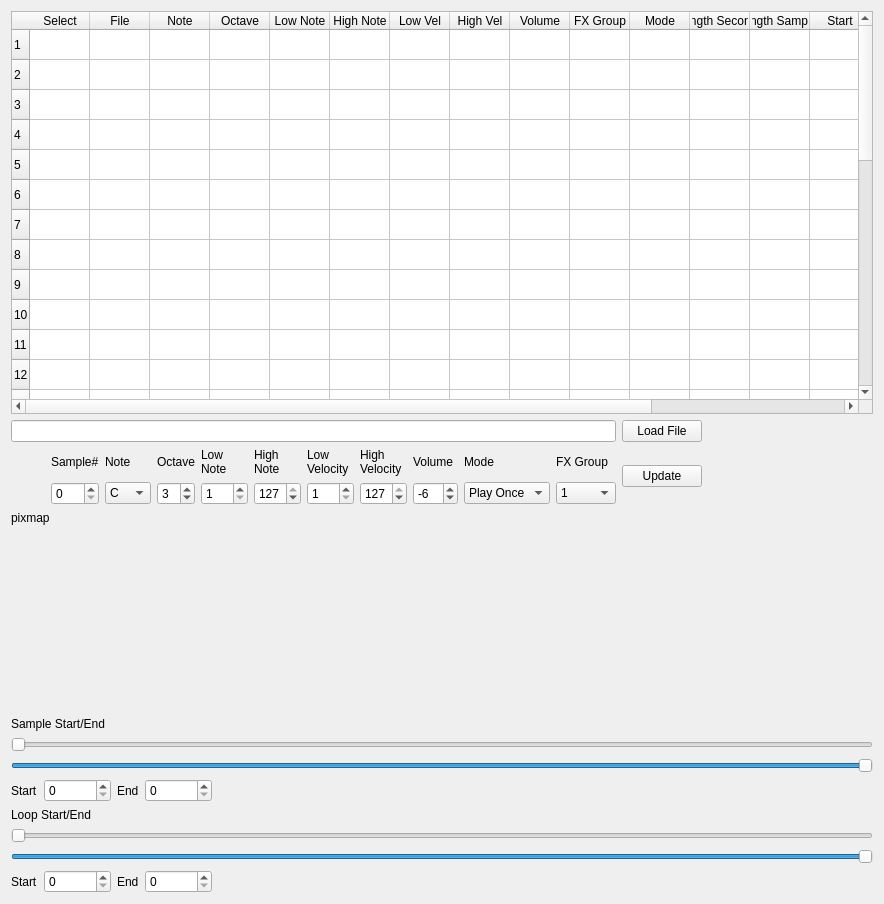
          <widget class="QWidget" name="scrollAreaWidgetContents">
           <property name="geometry">
            <rect>
             <x>0</x>
             <y>0</y>
             <width>884</width>
             <height>904</height>
            </rect>
           </property>
           <layout class="QHBoxLayout" name="horizontalLayout">
            <item>
             <layout class="QVBoxLayout" name="verticalLayout_20">
              <item>
               <widget class="QTableWidget" name="m_sample_table">
                <property name="minimumSize">
                 <size>
                  <width>0</width>
                  <height>300</height>
                 </size>
                </property>
                <property name="maximumSize">
                 <size>
                  <width>1920</width>
                  <height>800</height>
                 </size>
                </property>
                <property name="rowCount">
                 <number>32</number>
                </property>
                <attribute name="horizontalHeaderCascadingSectionResizes">
                 <bool>true</bool>
                </attribute>
                <attribute name="horizontalHeaderDefaultSectionSize">
                 <number>60</number>
                </attribute>
                <attribute name="horizontalHeaderMinimumSectionSize">
                 <number>42</number>
                </attribute>
                <attribute name="horizontalHeaderStretchLastSection">
                 <bool>true</bool>
                </attribute>
                <row/>
                <row/>
                <row/>
                <row/>
                <row/>
                <row/>
                <row/>
                <row/>
                <row/>
                <row/>
                <row/>
                <row/>
                <row/>
                <row/>
                <row/>
                <row/>
                <row/>
                <row/>
                <row/>
                <row/>
                <row/>
                <row/>
                <row/>
                <row/>
                <row/>
                <row/>
                <row/>
                <row/>
                <row/>
                <row/>
                <row/>
                <row/>
                <column>
                 <property name="text">
                  <string>Select</string>
                 </property>
                </column>
                <column>
                 <property name="text">
                  <string>File</string>
                 </property>
                </column>
                <column>
                 <property name="text">
                  <string>Note</string>
                 </property>
                </column>
                <column>
                 <property name="text">
                  <string>Octave</string>
                 </property>
                </column>
                <column>
                 <property name="text">
                  <string>Low Note</string>
                 </property>
                </column>
                <column>
                 <property name="text">
                  <string>High Note</string>
                 </property>
                </column>
                <column>
                 <property name="text">
                  <string>Low Vel</string>
                 </property>
                </column>
                <column>
                 <property name="text">
                  <string>High Vel</string>
                 </property>
                </column>
                <column>
                 <property name="text">
                  <string>Volume</string>
                 </property>
                </column>
                <column>
                 <property name="text">
                  <string>FX Group</string>
                 </property>
                </column>
                <column>
                 <property name="text">
                  <string>Mode</string>
                 </property>
                </column>
                <column>
                 <property name="text">
                  <string>Length Seconds</string>
                 </property>
                </column>
                <column>
                 <property name="text">
                  <string>Length Samples</string>
                 </property>
                </column>
                <column>
                 <property name="text">
                  <string>Start</string>
                 </property>
                </column>
                <column>
                 <property name="text">
                  <string>End</string>
                 </property>
                </column>
                <column>
                 <property name="text">
                  <string>Loop Start</string>
                 </property>
                </column>
                <column>
                 <property name="text">
                  <string>Loop End</string>
                 </property>
                </column>
               </widget>
              </item>
              <item>
               <layout class="QHBoxLayout" name="horizontalLayout_16">
                <item>
                 <layout class="QVBoxLayout" name="verticalLayout_21">
                  <item>
                   <layout class="QHBoxLayout" name="horizontalLayout_17">
                    <item>
                     <widget class="QLineEdit" name="m_file_path">
                      <property name="readOnly">
                       <bool>true</bool>
                      </property>
                     </widget>
                    </item>
                    <item>
                     <widget class="QPushButton" name="m_load_sample">
                      <property name="text">
                       <string>Load File</string>
                      </property>
                     </widget>
                    </item>
                   </layout>
                  </item>
                  <item>
                   <layout class="QHBoxLayout" name="horizontalLayout_18">
                    <item>
                     <spacer name="horizontalSpacer_9">
                      <property name="orientation">
                       <enum>Qt::Horizontal</enum>
                      </property>
                      <property name="sizeHint" stdset="0">
                       <size>
                        <width>40</width>
                        <height>20</height>
                       </size>
                      </property>
                     </spacer>
                    </item>
                    <item>
                     <layout class="QGridLayout" name="gridLayout_6">
                      <item row="2" column="3">
                       <widget class="QSpinBox" name="m_lnote">
                        <property name="minimum">
                         <number>1</number>
                        </property>
                        <property name="maximum">
                         <number>127</number>
                        </property>
                       </widget>
                      </item>
                      <item row="1" column="0">
                       <widget class="QLabel" name="m_sample_numLabel_6">
                        <property name="text">
                         <string>Sample#</string>
                        </property>
                       </widget>
                      </item>
                      <item row="1" column="7">
                       <widget class="QLabel" name="m_hvelLabel_10">
                        <property name="text">
                         <string>Volume</string>
                        </property>
                       </widget>
                      </item>
                      <item row="1" column="3">
                       <widget class="QLabel" name="m_lnoteLabel_5">
                        <property name="text">
                         <string>&lt;html&gt;&lt;head/&gt;&lt;body&gt;&lt;p&gt;Low&lt;br /&gt;Note&lt;/p&gt;&lt;/body&gt;&lt;/html&gt;</string>
                        </property>
                       </widget>
                      </item>
                      <item row="2" column="7">
                       <widget class="QSpinBox" name="m_sample_vol">
                        <property name="minimum">
                         <number>-50</number>
                        </property>
                        <property name="maximum">
                         <number>36</number>
                        </property>
                        <property name="value">
                         <number>-6</number>
                        </property>
                       </widget>
                      </item>
                      <item row="2" column="1">
                       <widget class="QComboBox" name="m_note">
                        <property name="currentIndex">
                         <number>0</number>
                        </property>
                        <property name="maxVisibleItems">
                         <number>12</number>
                        </property>
                        <item>
                         <property name="text">
                          <string>C</string>
                         </property>
                        </item>
                        <item>
                         <property name="text">
                          <string>C#</string>
                         </property>
                        </item>
                        <item>
                         <property name="text">
                          <string>D</string>
                         </property>
                        </item>
                        <item>
                         <property name="text">
                          <string>D#</string>
                         </property>
                        </item>
                        <item>
                         <property name="text">
                          <string>E</string>
                         </property>
                        </item>
                        <item>
                         <property name="text">
                          <string>F</string>
                         </property>
                        </item>
                        <item>
                         <property name="text">
                          <string>F#</string>
                         </property>
                        </item>
                        <item>
                         <property name="text">
                          <string>G</string>
                         </property>
                        </item>
                        <item>
                         <property name="text">
                          <string>G#</string>
                         </property>
                        </item>
                        <item>
                         <property name="text">
                          <string>A</string>
                         </property>
                        </item>
                        <item>
                         <property name="text">
                          <string>A#</string>
                         </property>
                        </item>
                        <item>
                         <property name="text">
                          <string>B</string>
                         </property>
                        </item>
                       </widget>
                      </item>
                      <item row="2" column="5">
                       <widget class="QSpinBox" name="m_lvel">
                        <property name="minimum">
                         <number>1</number>
                        </property>
                        <property name="maximum">
                         <number>127</number>
                        </property>
                       </widget>
                      </item>
                      <item row="2" column="4">
                       <widget class="QSpinBox" name="m_hnote">
                        <property name="minimum">
                         <number>1</number>
                        </property>
                        <property name="maximum">
                         <number>127</number>
                        </property>
                        <property name="value">
                         <number>127</number>
                        </property>
                       </widget>
                      </item>
                      <item row="1" column="1">
                       <widget class="QLabel" name="m_noteLabel_8">
                        <property name="text">
                         <string>Note</string>
                        </property>
                       </widget>
                      </item>
                      <item row="1" column="8">
                       <widget class="QLabel" name="m_noteLabel_9">
                        <property name="text">
                         <string>Mode</string>
                        </property>
                       </widget>
                      </item>
                      <item row="2" column="8">
                       <widget class="QComboBox" name="m_play_mode">
                        <property name="currentIndex">
                         <number>0</number>
                        </property>
                        <property name="maxVisibleItems">
                         <number>12</number>
                        </property>
                        <item>
                         <property name="text">
                          <string>Play Once</string>
                         </property>
                        </item>
                        <item>
                         <property name="text">
                          <string>Loop</string>
                         </property>
                        </item>
                        <item>
                         <property name="text">
                          <string>Reverse</string>
                         </property>
                        </item>
                       </widget>
                      </item>
                      <item row="2" column="0">
                       <widget class="QSpinBox" name="m_sample_num">
                        <property name="minimum">
                         <number>0</number>
                        </property>
                        <property name="maximum">
                         <number>32</number>
                        </property>
                        <property name="value">
                         <number>0</number>
                        </property>
                       </widget>
                      </item>
                      <item row="2" column="2">
                       <widget class="QSpinBox" name="m_octave">
                        <property name="minimum">
                         <number>-2</number>
                        </property>
                        <property name="maximum">
                         <number>8</number>
                        </property>
                        <property name="value">
                         <number>3</number>
                        </property>
                       </widget>
                      </item>
                      <item row="1" column="2">
                       <widget class="QLabel" name="m_octaveLabel_5">
                        <property name="text">
                         <string>Octave</string>
                        </property>
                       </widget>
                      </item>
                      <item row="1" column="5">
                       <widget class="QLabel" name="m_lvelLabel_5">
                        <property name="text">
                         <string>&lt;html&gt;&lt;head/&gt;&lt;body&gt;&lt;p&gt;Low&lt;br /&gt;Velocity&lt;/p&gt;&lt;/body&gt;&lt;/html&gt;</string>
                        </property>
                       </widget>
                      </item>
                      <item row="1" column="6">
                       <widget class="QLabel" name="m_hvelLabel_9">
                        <property name="text">
                         <string>&lt;html&gt;&lt;head/&gt;&lt;body&gt;&lt;p&gt;High&lt;br /&gt;Velocity&lt;/p&gt;&lt;/body&gt;&lt;/html&gt;</string>
                        </property>
                       </widget>
                      </item>
                      <item row="1" column="4">
                       <widget class="QLabel" name="m_hnoteLabel_5">
                        <property name="text">
                         <string>&lt;html&gt;&lt;head/&gt;&lt;body&gt;&lt;p&gt;High&lt;br /&gt;Note&lt;/p&gt;&lt;/body&gt;&lt;/html&gt;</string>
                        </property>
                       </widget>
                      </item>
                      <item row="2" column="6">
                       <widget class="QSpinBox" name="m_hvel">
                        <property name="minimum">
                         <number>1</number>
                        </property>
                        <property name="maximum">
                         <number>127</number>
                        </property>
                        <property name="value">
                         <number>127</number>
                        </property>
                       </widget>
                      </item>
                      <item row="1" column="9">
                       <widget class="QLabel" name="m_noteLabel_10">
                        <property name="text">
                         <string>FX Group</string>
                        </property>
                       </widget>
                      </item>
                      <item row="2" column="9">
                       <widget class="QComboBox" name="m_sample_fx_group">
                        <property name="currentIndex">
                         <number>0</number>
                        </property>
                        <property name="maxVisibleItems">
                         <number>12</number>
                        </property>
                        <item>
                         <property name="text">
                          <string>1</string>
                         </property>
                        </item>
                        <item>
                         <property name="text">
                          <string>2</string>
                         </property>
                        </item>
                        <item>
                         <property name="text">
                          <string>3</string>
                         </property>
                        </item>
                        <item>
                         <property name="text">
                          <string>4</string>
                         </property>
                        </item>
                        <item>
                         <property name="text">
                          <string>None</string>
                         </property>
                        </item>
                       </widget>
                      </item>
                     </layout>
                    </item>
                    <item>
                     <widget class="QPushButton" name="m_update_sample">
                      <property name="text">
                       <string>Update</string>
                      </property>
                     </widget>
                    </item>
                   </layout>
                  </item>
                 </layout>
                </item>
                <item>
                 <spacer name="horizontalSpacer_10">
                  <property name="orientation">
                   <enum>Qt::Horizontal</enum>
                  </property>
                  <property name="sizeHint" stdset="0">
                   <size>
                    <width>40</width>
                    <height>20</height>
                   </size>
                  </property>
                 </spacer>
                </item>
               </layout>
              </item>
              <item>
               <layout class="QVBoxLayout" name="verticalLayout_22">
                <item>
                 <widget class="QLabel" name="m_sample_graph">
                  <property name="minimumSize">
                   <size>
                    <width>0</width>
                    <height>200</height>
                   </size>
                  </property>
                  <property name="styleSheet">
                   <string notr="true">QLabel {background-color: white;};</string>
                  </property>
                  <property name="text">
                   <string>pixmap</string>
                  </property>
                  <property name="alignment">
                   <set>Qt::AlignLeading|Qt::AlignLeft|Qt::AlignTop</set>
                  </property>
                 </widget>
                </item>
               </layout>
              </item>
              <item>
               <layout class="QGridLayout" name="gridLayout_10">
                <item row="3" column="0">
                 <layout class="QHBoxLayout" name="horizontalLayout_6">
                  <item>
                   <widget class="QLabel" name="label_21">
                    <property name="text">
                     <string>Start</string>
                    </property>
                   </widget>
                  </item>
                  <item>
                   <widget class="QSpinBox" name="m_sample_start_fine">
                    <property name="maximumSize">
                     <size>
                      <width>100</width>
                      <height>16777215</height>
                     </size>
                    </property>
                    <property name="maximum">
                     <number>100000</number>
                    </property>
                   </widget>
                  </item>
                  <item>
                   <widget class="QLabel" name="label_22">
                    <property name="text">
                     <string>End</string>
                    </property>
                   </widget>
                  </item>
                  <item>
                   <widget class="QSpinBox" name="m_sample_end_fine">
                    <property name="maximumSize">
                     <size>
                      <width>100</width>
                      <height>16777215</height>
                     </size>
                    </property>
                    <property name="maximum">
                     <number>100000</number>
                    </property>
                   </widget>
                  </item>
                  <item>
                   <spacer name="horizontalSpacer_5">
                    <property name="orientation">
                     <enum>Qt::Horizontal</enum>
                    </property>
                    <property name="sizeHint" stdset="0">
                     <size>
                      <width>40</width>
                      <height>20</height>
                     </size>
                    </property>
                   </spacer>
                  </item>
                 </layout>
                </item>
                <item row="1" column="0">
                 <widget class="QSlider" name="m_sample_start">
                  <property name="maximum">
                   <number>10000</number>
                  </property>
                  <property name="orientation">
                   <enum>Qt::Horizontal</enum>
                  </property>
                 </widget>
                </item>
                <item row="0" column="0">
                 <widget class="QLabel" name="label_23">
                  <property name="text">
                   <string>Sample Start/End</string>
                  </property>
                 </widget>
                </item>
                <item row="2" column="0">
                 <widget class="QSlider" name="m_sample_end">
                  <property name="maximum">
                   <number>10000</number>
                  </property>
                  <property name="sliderPosition">
                   <number>10000</number>
                  </property>
                  <property name="orientation">
                   <enum>Qt::Horizontal</enum>
                  </property>
                 </widget>
                </item>
               </layout>
              </item>
              <item>
               <layout class="QGridLayout" name="gridLayout_11">
                <item row="3" column="0">
                 <layout class="QHBoxLayout" name="horizontalLayout_7">
                  <item>
                   <widget class="QLabel" name="label_24">
                    <property name="text">
                     <string>Start</string>
                    </property>
                   </widget>
                  </item>
                  <item>
                   <widget class="QSpinBox" name="m_loop_start_fine">
                    <property name="maximumSize">
                     <size>
                      <width>100</width>
                      <height>16777215</height>
                     </size>
                    </property>
                    <property name="maximum">
                     <number>100000</number>
                    </property>
                   </widget>
                  </item>
                  <item>
                   <widget class="QLabel" name="label_25">
                    <property name="text">
                     <string>End</string>
                    </property>
                   </widget>
                  </item>
                  <item>
                   <widget class="QSpinBox" name="m_loop_end_fine">
                    <property name="maximumSize">
                     <size>
                      <width>100</width>
                      <height>16777215</height>
                     </size>
                    </property>
                    <property name="maximum">
                     <number>100000</number>
                    </property>
                   </widget>
                  </item>
                  <item>
                   <spacer name="horizontalSpacer_6">
                    <property name="orientation">
                     <enum>Qt::Horizontal</enum>
                    </property>
                    <property name="sizeHint" stdset="0">
                     <size>
                      <width>40</width>
                      <height>20</height>
                     </size>
                    </property>
                   </spacer>
                  </item>
                 </layout>
                </item>
                <item row="1" column="0">
                 <widget class="QSlider" name="m_loop_start">
                  <property name="maximum">
                   <number>10000</number>
                  </property>
                  <property name="orientation">
                   <enum>Qt::Horizontal</enum>
                  </property>
                 </widget>
                </item>
                <item row="0" column="0">
                 <widget class="QLabel" name="label_26">
                  <property name="text">
                   <string>Loop Start/End</string>
                  </property>
                 </widget>
                </item>
                <item row="2" column="0">
                 <widget class="QSlider" name="m_loop_end">
                  <property name="maximum">
                   <number>10000</number>
                  </property>
                  <property name="sliderPosition">
                   <number>10000</number>
                  </property>
                  <property name="orientation">
                   <enum>Qt::Horizontal</enum>
                  </property>
                 </widget>
                </item>
               </layout>
              </item>
             </layout>
            </item>
           </layout>
          </widget>
